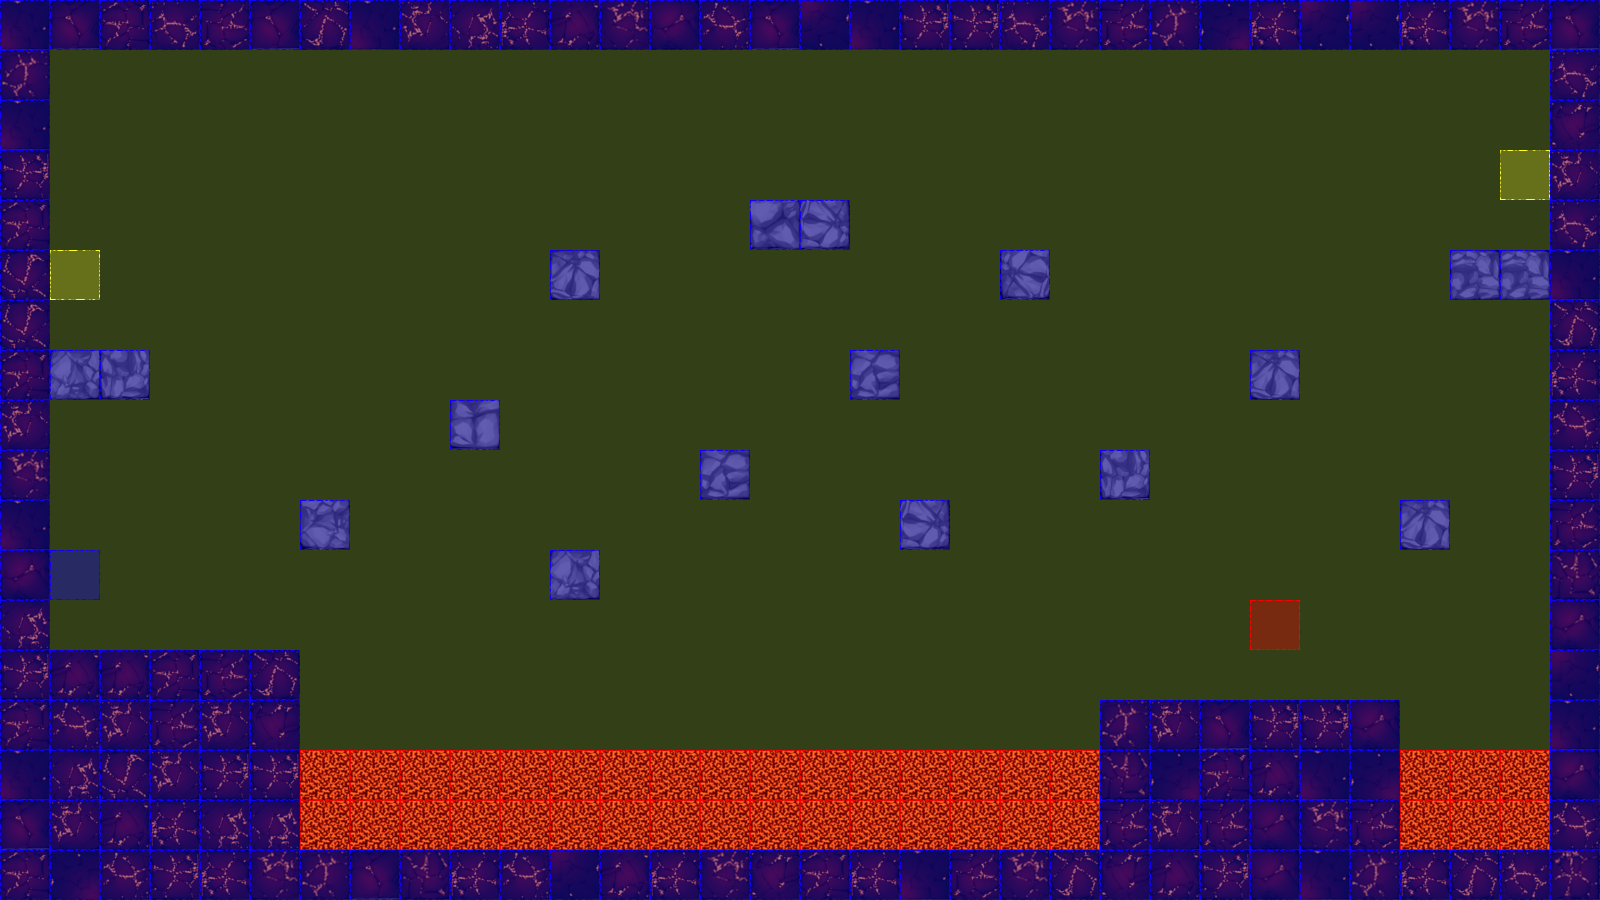

A 2D game scene composited from a Tiled map and its tileset images. What follows is a short description and the map's XML, with each tile layer's data collapsed to a summary:
An orthogonal 32x18 tile map with 50x50 px tiles, 3 tile layers (terrain, collision, event), 2 tilesets.

<map version="1.0" orientation="orthogonal" renderorder="left-up" width="32" height="18" tilewidth="50" tileheight="50" nextobjectid="3">
 <tileset firstgid="1" name="dungeonTile.png" tilewidth="50" tileheight="50" tilecount="64" columns="8">
  <image source="tiles/dungeonTile.png" width="400" height="400" />
 </tileset>
 <tileset firstgid="65" name="collisionTile" tilewidth="50" tileheight="50" tilecount="12" columns="3">
  <image source="tiles/collisionTile.png" width="150" height="200" />
 </tileset>
 <layer name="terrain" width="32" height="18">
  <data>[576 cells, 198 non-empty, 34 distinct tile ids]</data>
 </layer>
 <layer name="collision" width="32" height="18">
  <data>[576 cells, 576 non-empty, 3 distinct tile ids]</data>
 </layer>
 <layer name="event" width="32" height="18">
  <data>[576 cells, 4 non-empty, 3 distinct tile ids]</data>
 </layer>
</map>
